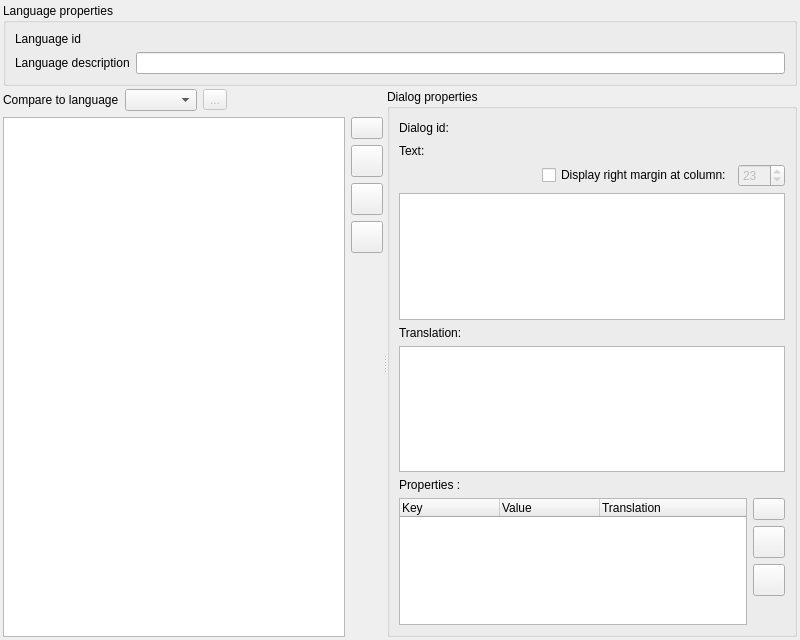
<?xml version="1.0" encoding="UTF-8"?>
<ui version="4.0">
 <class>DialogsEditor</class>
 <widget class="QWidget" name="DialogsEditor">
  <property name="geometry">
   <rect>
    <x>0</x>
    <y>0</y>
    <width>800</width>
    <height>640</height>
   </rect>
  </property>
  <property name="windowTitle">
   <string>Dialogss editor</string>
  </property>
  <layout class="QVBoxLayout" name="verticalLayout">
   <property name="spacing">
    <number>3</number>
   </property>
   <property name="leftMargin">
    <number>3</number>
   </property>
   <property name="topMargin">
    <number>3</number>
   </property>
   <property name="rightMargin">
    <number>3</number>
   </property>
   <property name="bottomMargin">
    <number>3</number>
   </property>
   <item>
    <widget class="QGroupBox" name="language_properties_group_box">
     <property name="title">
      <string>Language properties</string>
     </property>
     <layout class="QFormLayout" name="formLayout">
      <item row="0" column="0">
       <widget class="QLabel" name="language_id_label">
        <property name="toolTip">
         <string/>
        </property>
        <property name="text">
         <string>Language id</string>
        </property>
       </widget>
      </item>
      <item row="0" column="1">
       <widget class="QLabel" name="language_id_field">
        <property name="toolTip">
         <string>Folder name of the language</string>
        </property>
        <property name="text">
         <string/>
        </property>
       </widget>
      </item>
      <item row="1" column="0">
       <widget class="QLabel" name="description_label">
        <property name="text">
         <string>Language description</string>
        </property>
       </widget>
      </item>
      <item row="1" column="1">
       <widget class="QLineEdit" name="description_field">
        <property name="toolTip">
         <string>User-friendly description to show in the editor</string>
        </property>
       </widget>
      </item>
     </layout>
    </widget>
   </item>
   <item>
    <widget class="QSplitter" name="splitter">
     <property name="sizePolicy">
      <sizepolicy hsizetype="Expanding" vsizetype="Expanding">
       <horstretch>0</horstretch>
       <verstretch>0</verstretch>
      </sizepolicy>
     </property>
     <property name="orientation">
      <enum>Qt::Horizontal</enum>
     </property>
     <widget class="QWidget" name="layoutWidget">
      <layout class="QVBoxLayout" name="verticalLayout_4">
       <item>
        <layout class="QHBoxLayout" name="translation_layout">
         <item>
          <widget class="QLabel" name="translation_label">
           <property name="text">
            <string>Compare to language</string>
           </property>
          </widget>
         </item>
         <item>
          <widget class="ResourceSelector" name="translation_field"/>
         </item>
         <item>
          <widget class="QToolButton" name="translation_refresh_button">
           <property name="enabled">
            <bool>false</bool>
           </property>
           <property name="toolTip">
            <string>Refresh language</string>
           </property>
           <property name="text">
            <string>...</string>
           </property>
           <property name="icon">
            <iconset resource="../../resources/images.qrc">
             <normaloff>:/images/icon_refresh.png</normaloff>:/images/icon_refresh.png</iconset>
           </property>
           <property name="iconSize">
            <size>
             <width>16</width>
             <height>16</height>
            </size>
           </property>
          </widget>
         </item>
         <item>
          <spacer name="horizontal_spacer">
           <property name="orientation">
            <enum>Qt::Horizontal</enum>
           </property>
           <property name="sizeHint" stdset="0">
            <size>
             <width>40</width>
             <height>20</height>
            </size>
           </property>
          </spacer>
         </item>
        </layout>
       </item>
       <item>
        <layout class="QHBoxLayout" name="horizontalLayout_2">
         <item>
          <widget class="DialogsTreeView" name="dialogs_tree_view">
           <property name="allColumnsShowFocus">
            <bool>true</bool>
           </property>
          </widget>
         </item>
         <item>
          <layout class="QVBoxLayout" name="verticalLayout_5">
           <item>
            <widget class="QPushButton" name="create_button">
             <property name="maximumSize">
              <size>
               <width>32</width>
               <height>32</height>
              </size>
             </property>
             <property name="toolTip">
              <string>Add dialog</string>
             </property>
             <property name="text">
              <string/>
             </property>
             <property name="icon">
              <iconset resource="../../resources/images.qrc">
               <normaloff>:/images/icon_add.png</normaloff>:/images/icon_add.png</iconset>
             </property>
             <property name="iconSize">
              <size>
               <width>24</width>
               <height>24</height>
              </size>
             </property>
            </widget>
           </item>
           <item>
            <widget class="QPushButton" name="set_id_button">
             <property name="sizePolicy">
              <sizepolicy hsizetype="Fixed" vsizetype="Fixed">
               <horstretch>0</horstretch>
               <verstretch>0</verstretch>
              </sizepolicy>
             </property>
             <property name="minimumSize">
              <size>
               <width>32</width>
               <height>32</height>
              </size>
             </property>
             <property name="maximumSize">
              <size>
               <width>32</width>
               <height>32</height>
              </size>
             </property>
             <property name="toolTip">
              <string>Change dialog id</string>
             </property>
             <property name="text">
              <string/>
             </property>
             <property name="icon">
              <iconset resource="../../resources/images.qrc">
               <normaloff>:/images/icon_rename.png</normaloff>:/images/icon_rename.png</iconset>
             </property>
             <property name="iconSize">
              <size>
               <width>24</width>
               <height>24</height>
              </size>
             </property>
            </widget>
           </item>
           <item>
            <widget class="QPushButton" name="duplicate_button">
             <property name="sizePolicy">
              <sizepolicy hsizetype="Fixed" vsizetype="Fixed">
               <horstretch>0</horstretch>
               <verstretch>0</verstretch>
              </sizepolicy>
             </property>
             <property name="minimumSize">
              <size>
               <width>32</width>
               <height>32</height>
              </size>
             </property>
             <property name="maximumSize">
              <size>
               <width>32</width>
               <height>32</height>
              </size>
             </property>
             <property name="toolTip">
              <string>Duplicate dialog(s)</string>
             </property>
             <property name="text">
              <string/>
             </property>
             <property name="icon">
              <iconset resource="../../resources/images.qrc">
               <normaloff>:/images/icon_copy.png</normaloff>:/images/icon_copy.png</iconset>
             </property>
             <property name="iconSize">
              <size>
               <width>24</width>
               <height>24</height>
              </size>
             </property>
            </widget>
           </item>
           <item>
            <widget class="QPushButton" name="delete_button">
             <property name="sizePolicy">
              <sizepolicy hsizetype="Fixed" vsizetype="Fixed">
               <horstretch>0</horstretch>
               <verstretch>0</verstretch>
              </sizepolicy>
             </property>
             <property name="minimumSize">
              <size>
               <width>32</width>
               <height>32</height>
              </size>
             </property>
             <property name="maximumSize">
              <size>
               <width>32</width>
               <height>32</height>
              </size>
             </property>
             <property name="toolTip">
              <string>Delete dialog</string>
             </property>
             <property name="text">
              <string/>
             </property>
             <property name="icon">
              <iconset resource="../../resources/images.qrc">
               <normaloff>:/images/icon_cross.png</normaloff>:/images/icon_cross.png</iconset>
             </property>
             <property name="iconSize">
              <size>
               <width>24</width>
               <height>24</height>
              </size>
             </property>
            </widget>
           </item>
           <item>
            <spacer name="vertical_spacer">
             <property name="orientation">
              <enum>Qt::Vertical</enum>
             </property>
             <property name="sizeHint" stdset="0">
              <size>
               <width>20</width>
               <height>40</height>
              </size>
             </property>
            </spacer>
           </item>
          </layout>
         </item>
        </layout>
       </item>
      </layout>
     </widget>
     <widget class="QGroupBox" name="dialog_properties_group_box">
      <property name="title">
       <string>Dialog properties</string>
      </property>
      <layout class="QVBoxLayout" name="verticalLayout_2">
       <item>
        <layout class="QHBoxLayout" name="horizontal_layout">
         <item>
          <widget class="QLabel" name="dialog_id_label">
           <property name="text">
            <string>Dialog id:</string>
           </property>
          </widget>
         </item>
         <item>
          <spacer name="horizontal_spacer_3">
           <property name="orientation">
            <enum>Qt::Horizontal</enum>
           </property>
           <property name="sizeType">
            <enum>QSizePolicy::Minimum</enum>
           </property>
           <property name="sizeHint" stdset="0">
            <size>
             <width>20</width>
             <height>20</height>
            </size>
           </property>
          </spacer>
         </item>
         <item>
          <widget class="QLabel" name="dialog_id_field">
           <property name="text">
            <string/>
           </property>
          </widget>
         </item>
         <item>
          <spacer name="horizontal_spacer_2">
           <property name="orientation">
            <enum>Qt::Horizontal</enum>
           </property>
           <property name="sizeHint" stdset="0">
            <size>
             <width>40</width>
             <height>20</height>
            </size>
           </property>
          </spacer>
         </item>
        </layout>
       </item>
       <item>
        <widget class="QLabel" name="dialog_text_label">
         <property name="text">
          <string>Text:</string>
         </property>
        </widget>
       </item>
       <item>
        <layout class="QHBoxLayout" name="horizontalLayout_3">
         <item>
          <spacer name="horizontalSpacer">
           <property name="orientation">
            <enum>Qt::Horizontal</enum>
           </property>
           <property name="sizeHint" stdset="0">
            <size>
             <width>40</width>
             <height>20</height>
            </size>
           </property>
          </spacer>
         </item>
         <item>
          <widget class="QCheckBox" name="display_margin_check_box">
           <property name="text">
            <string>Display right margin at column:</string>
           </property>
          </widget>
         </item>
         <item>
          <widget class="QSpinBox" name="display_margin_field">
           <property name="enabled">
            <bool>false</bool>
           </property>
           <property name="minimum">
            <number>1</number>
           </property>
           <property name="maximum">
            <number>255</number>
           </property>
           <property name="value">
            <number>23</number>
           </property>
          </widget>
         </item>
        </layout>
       </item>
       <item>
        <widget class="PlainTextEdit" name="dialog_text_field">
         <property name="font">
          <font>
           <family>Monospace</family>
           <pointsize>10</pointsize>
          </font>
         </property>
        </widget>
       </item>
       <item>
        <widget class="QLabel" name="translation_text_label">
         <property name="text">
          <string>Translation:</string>
         </property>
        </widget>
       </item>
       <item>
        <widget class="PlainTextEdit" name="translation_text_field">
         <property name="font">
          <font>
           <family>Monospace</family>
           <pointsize>10</pointsize>
          </font>
         </property>
         <property name="undoRedoEnabled">
          <bool>false</bool>
         </property>
         <property name="readOnly">
          <bool>true</bool>
         </property>
        </widget>
       </item>
       <item>
        <widget class="QLabel" name="dialog_properties_label">
         <property name="text">
          <string>Properties :</string>
         </property>
        </widget>
       </item>
       <item>
        <layout class="QHBoxLayout" name="horizontalLayout">
         <item>
          <widget class="DialogPropertiesTable" name="dialog_properties_table">
           <property name="indentation">
            <number>10</number>
           </property>
           <property name="uniformRowHeights">
            <bool>true</bool>
           </property>
           <property name="allColumnsShowFocus">
            <bool>true</bool>
           </property>
           <property name="columnCount">
            <number>3</number>
           </property>
           <attribute name="headerVisible">
            <bool>true</bool>
           </attribute>
           <column>
            <property name="text">
             <string notr="true">Key</string>
            </property>
           </column>
           <column>
            <property name="text">
             <string>Value</string>
            </property>
           </column>
           <column>
            <property name="text">
             <string>Translation</string>
            </property>
           </column>
          </widget>
         </item>
         <item>
          <layout class="QVBoxLayout" name="verticalLayout_6">
           <item>
            <widget class="QPushButton" name="create_property_button">
             <property name="maximumSize">
              <size>
               <width>32</width>
               <height>32</height>
              </size>
             </property>
             <property name="toolTip">
              <string>Add property</string>
             </property>
             <property name="text">
              <string/>
             </property>
             <property name="icon">
              <iconset resource="../../resources/images.qrc">
               <normaloff>:/images/icon_add.png</normaloff>:/images/icon_add.png</iconset>
             </property>
             <property name="iconSize">
              <size>
               <width>24</width>
               <height>24</height>
              </size>
             </property>
            </widget>
           </item>
           <item>
            <widget class="QPushButton" name="set_property_key_button">
             <property name="sizePolicy">
              <sizepolicy hsizetype="Fixed" vsizetype="Fixed">
               <horstretch>0</horstretch>
               <verstretch>0</verstretch>
              </sizepolicy>
             </property>
             <property name="minimumSize">
              <size>
               <width>32</width>
               <height>32</height>
              </size>
             </property>
             <property name="maximumSize">
              <size>
               <width>32</width>
               <height>32</height>
              </size>
             </property>
             <property name="toolTip">
              <string>Change property key</string>
             </property>
             <property name="text">
              <string/>
             </property>
             <property name="icon">
              <iconset resource="../../resources/images.qrc">
               <normaloff>:/images/icon_rename.png</normaloff>:/images/icon_rename.png</iconset>
             </property>
             <property name="iconSize">
              <size>
               <width>24</width>
               <height>24</height>
              </size>
             </property>
            </widget>
           </item>
           <item>
            <widget class="QPushButton" name="delete_property_button">
             <property name="sizePolicy">
              <sizepolicy hsizetype="Fixed" vsizetype="Fixed">
               <horstretch>0</horstretch>
               <verstretch>0</verstretch>
              </sizepolicy>
             </property>
             <property name="minimumSize">
              <size>
               <width>32</width>
               <height>32</height>
              </size>
             </property>
             <property name="maximumSize">
              <size>
               <width>32</width>
               <height>32</height>
              </size>
             </property>
             <property name="toolTip">
              <string>Delete property</string>
             </property>
             <property name="text">
              <string/>
             </property>
             <property name="icon">
              <iconset resource="../../resources/images.qrc">
               <normaloff>:/images/icon_cross.png</normaloff>:/images/icon_cross.png</iconset>
             </property>
             <property name="iconSize">
              <size>
               <width>24</width>
               <height>24</height>
              </size>
             </property>
            </widget>
           </item>
           <item>
            <spacer name="vertical_spacer_2">
             <property name="orientation">
              <enum>Qt::Vertical</enum>
             </property>
             <property name="sizeHint" stdset="0">
              <size>
               <width>20</width>
               <height>40</height>
              </size>
             </property>
            </spacer>
           </item>
          </layout>
         </item>
        </layout>
       </item>
      </layout>
     </widget>
    </widget>
   </item>
  </layout>
 </widget>
 <customwidgets>
  <customwidget>
   <class>ResourceSelector</class>
   <extends>QComboBox</extends>
   <header>widgets/resource_selector.h</header>
  </customwidget>
  <customwidget>
   <class>DialogsTreeView</class>
   <extends>QTreeView</extends>
   <header>widgets/dialogs_tree_view.h</header>
  </customwidget>
  <customwidget>
   <class>PlainTextEdit</class>
   <extends>QPlainTextEdit</extends>
   <header>widgets/plain_text_edit.h</header>
  </customwidget>
  <customwidget>
   <class>DialogPropertiesTable</class>
   <extends>QTreeWidget</extends>
   <header>widgets/dialog_properties_table.h</header>
  </customwidget>
 </customwidgets>
 <resources>
  <include location="../../resources/images.qrc"/>
 </resources>
 <connections/>
</ui>
